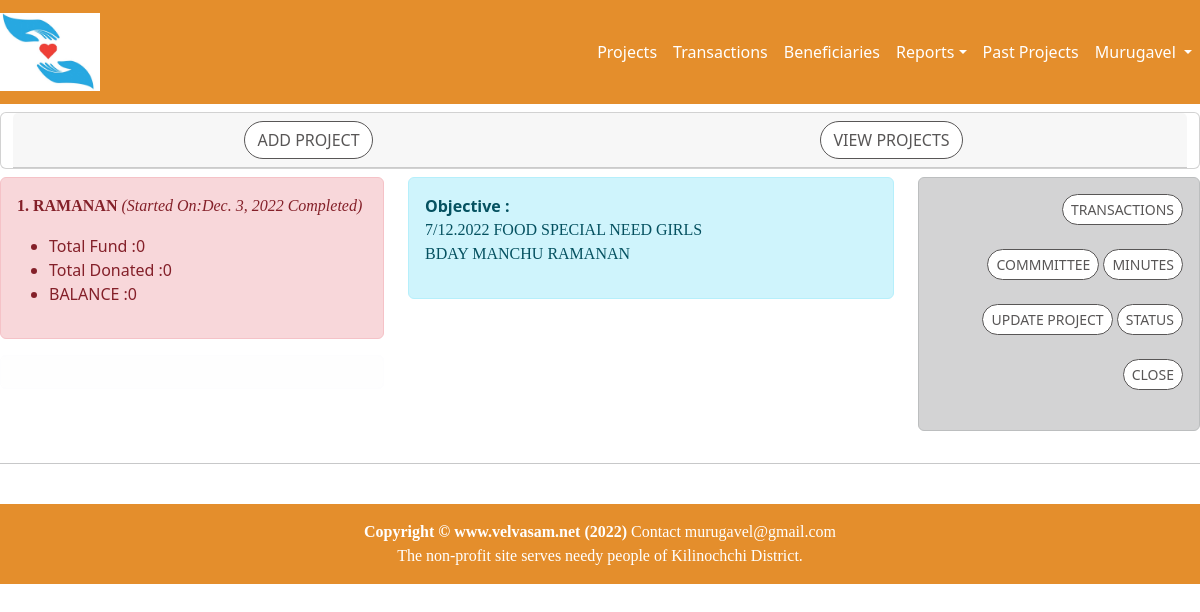
Before: /accounts/projectClosedList (signed in) with the older database file.
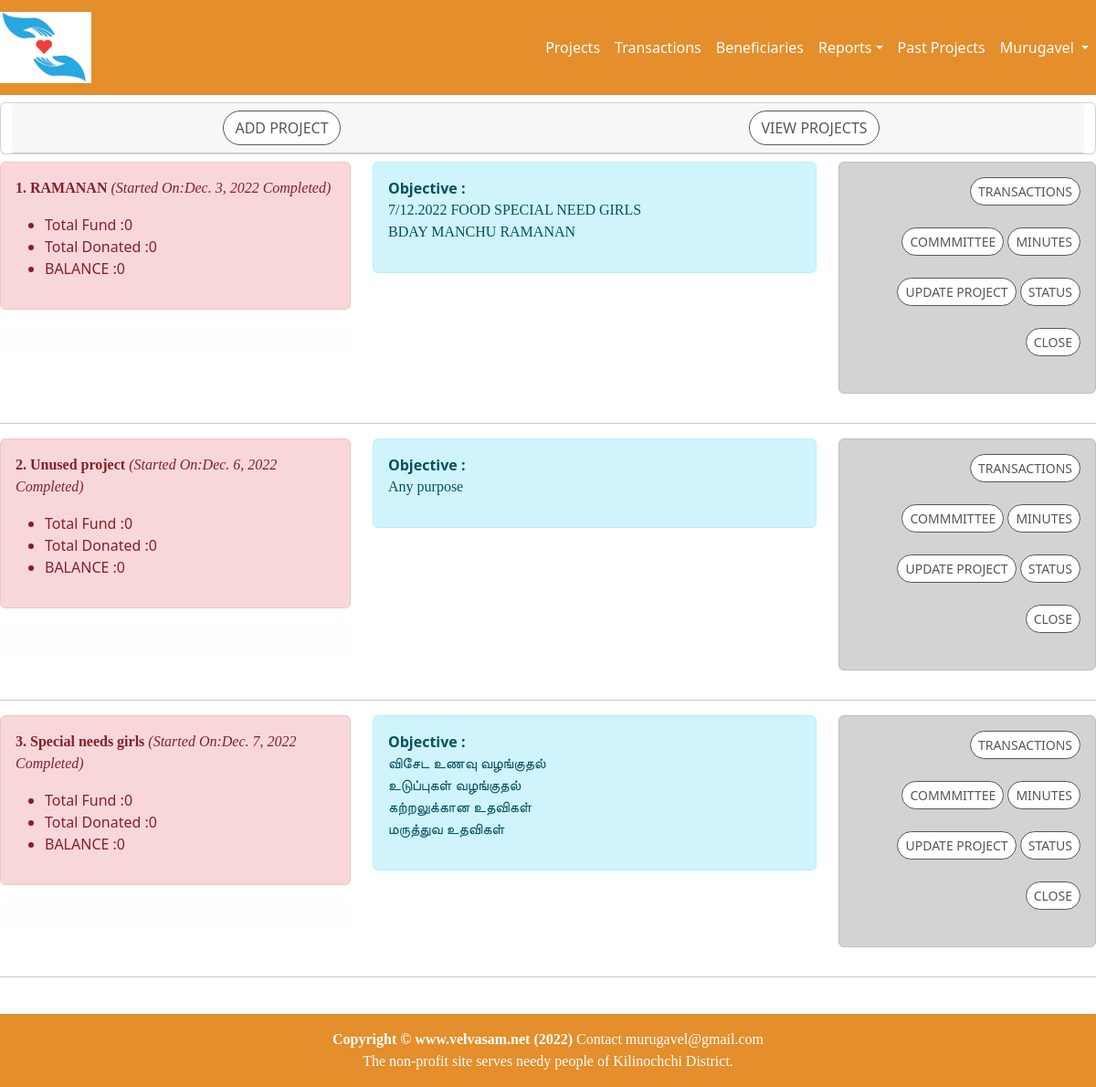
After: the same page with the newer database file.
### accounts/models.py (models this page shows, shortened)
class Project(models.Model):
    NOT_STARTED = 'NotStarted'
    IN_PROGRESS = 'InProgress'
    COMPLETED   = 'Completed'
    CANCELLED   = 'Cancelled'
    PROJ_STATUS = [
            (NOT_STARTED,'Not Started'),
            (IN_PROGRESS,'In Progress'),
            (COMPLETED,'Completed'),
            (CANCELLED,'Cancelled'),
    ]
    name = models.CharField(max_length=64)
    purpose = models.TextField(max_length=2000, blank=True)
    status = models.CharField(max_length=10,choices=PROJ_STATUS,default=NOT_STARTED)
    startDate = models.DateField(default=timezone.now)
    endDate = models.DateField(null=True, blank=True)
    raisedFund = models.IntegerField(null=True)
    spentFund = models.IntegerField(null=True)
    balance = models.IntegerField(null=True)
    participants = models.IntegerField(null=True,default=0)
    updatedBy = models.ForeignKey(User,on_delete=models.PROTECT)
    updatedOn = models.DateTimeField(default=timezone.now)
    prjType = models.ForeignKey(ProjectType, on_delete=models.PROTECT)

### accounts/views.py (the view)
# urls.py: re_path(r'projectClosedList', projectClosedListView, name='projectClosedList'),
@login_required
def projectClosedListView(request):
    if request.method == 'GET':
        projects = Project.objects.filter(status=Project.COMPLETED)
        user = User.objects.get(id=request.user.id)
        userRole=getUserRole(user,'project')
        return render(request = request,template_name = "project_list.html",context={'project_list':projects, 'userRole':userRole})

### accounts/views.py (called while the page is built)
def getUserRole(user,table):
    userRole='NONE'
    if user.has_perm('accounts.add_'+table):
        userRole='EDIT'
    elif user.has_perm('accounts.view_'+table):
        userRole='VIEW'
    print('table :'+table+' '+userRole)
    return userRole

### accounts/templates/project_list.html (shortened to what this page needs)
{% extends 'home/base.html' %}
{% block content %}
{% if userRole == 'NONE' %}
<div class="container-fluid">
    <div class="row text-center justify-content-center">
            <div class="card mt-2 mb-2">
            <div class="card-header">
                <div class="row">
                    <div class="col-sm-12">
                        Unauthorized to view the content
                    </div>
                </div>
            </div>
            </div>
    </div>
</div>
{% else %}
<div class="container-fluid">
    <div class="row text-center justify-content-center">
            <div class="card mt-2 mb-2">
            <div class="card-header">
                <div class="row">
                    <div class="col-sm-6">
                        {% if userRole == 'EDIT' %}
                         <a href="{% url 'accounts:projectAdd'  %}" class="btn btn-secondary btn-md">Add Project</a>
                        {% endif %}
                    </div>
                    <div class="col-sm-6">
                        <a href="{% url 'accounts:projectTable'  %}" class="btn btn-secondary btn-md">View Projects</a>              </div>
                    </div>
                </div>
            </div>
            <div class="card-body">
                {% for project in project_list %}
                <div class="row">
                    <div class="col-md-9 col-lg-4" align="left">
                        <div class="alert alert-danger text-left justify-content-left">
                            <p>
                                <strong>{{forloop.counter}}. {{project.name}}</strong>
                                <i>(Started On:{{project.startDate}} {{project.status}})</i>
                                <ul>
                                    <li>Total Fund     :{{project.raisedFund|floatformat:"-3g"}}</li>
                                    <li>Total Donated  :{{project.spentFund|floatformat:"-3g"}}</li>
                                    <li>BALANCE        :{{project.balance|floatformat:"-3g"}}</li>
                                </ul>
                            </p>
                        </div>
                        <div class="alert alert-light text-left justify-content-left">
                        </div>
                    </div>
                     <div class="col-md-9 col-lg-5" align="left">
                        <div class="alert alert-info text-left justify-content-left">
                            <strong>Objective :</strong> {{project.purpose|linebreaks}}
                        </div>
                    </div>
                    <div class="col-md-3 col-lg-3" align="right">
                        <div class="alert alert-dark text-left justify-content-left">
                            <a href="{% url 'accounts:transactionList' project.id %}" class="btn btn-secondary btn-sm"> Transactions</a><br><br>
                            {% if userRole == 'EDIT' %}
                            <a href="{% url 'accounts:committeeList' project.id %}" class="btn btn-secondary btn-sm"> Commmittee</a>
                            <a href="{% url 'accounts:minuteList' project.id %}" class="btn btn-secondary btn-sm"> Minutes</a><br><br>
                            <a href="{% url 'accounts:projectUpd' project.id %}" class="btn btn-secondary btn-sm">Update Project</a>
                            <a href="{% url 'accounts:prjStatusList' project.id %}" class="btn btn-secondary btn-sm">Status</a><br><br>
                            <button type="button" class="btn btn-outline-danger btn-sm" data-bs-toggle="modal" onclick="confirmDeleteModal('{{project.id}}')" id="deleteID">
                                Close
                            </button> <br><br>
                            {% endif %}
                        </div>
                    </div>
                </div>
                <hr>
                {% endfor %}
            </div>
        </div>
    </div>
 </div>
{% endif %}
{% include 'home/footer.html' %}
{% endblock content %}

Changed rows visible on the page:
now on this page (row edited): Project: name "Unused project", startDate "Dec. 6, 2022", status "Completed", raisedFund "0", spentFund "0", balance "0", purpose "Any purpose"
added Project: name "Special needs girls", startDate "Dec. 7, 2022", status "Completed", raisedFund "0", spentFund "0", balance "0", purpose "விசேட உணவு வழங்குதல் உடுப்புகள் வழங்குதல் கற்றலுக்கான உதவிகள் மருத்துவ உதவிகள்"
